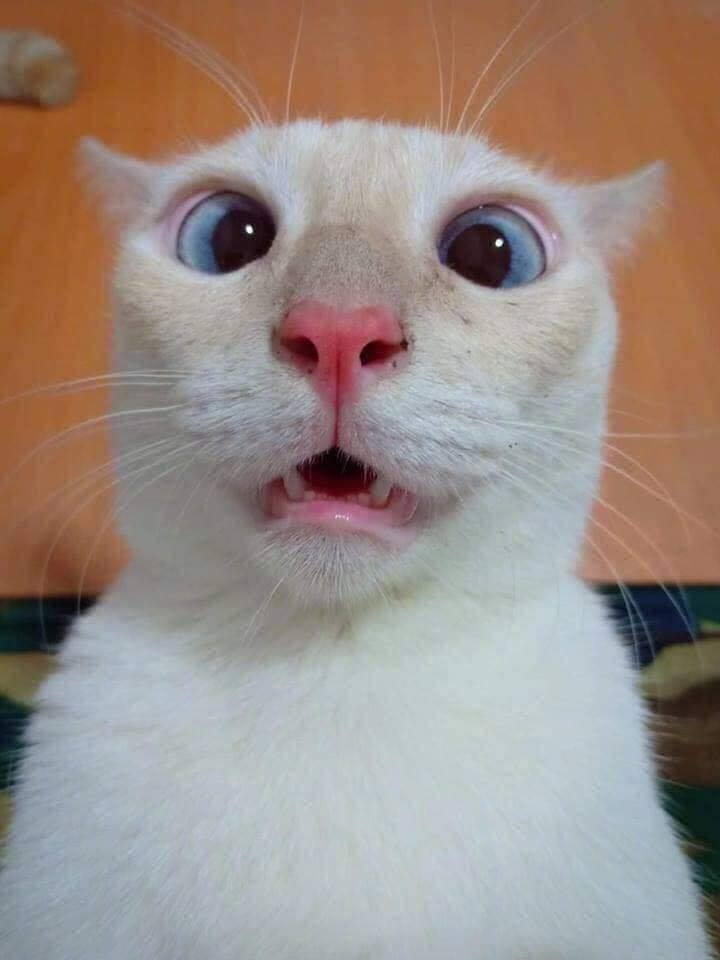
#> input picture Example/cat.jpg, 720 x 960 px
$ python example_visuallycompare.py
#> lines starting #> are read from the running program, lines starting #| are printed output that depends on the picture
### Example/visually_compare_all_tuning_cases_imageprocess.py


def show_images_labels(item_images,labels='image',points2ploton1=[], points2ploton2=[],subplot=[],numer=False): #(TODO)
    import matplotlib.pyplot as plt
    if numer==True:
        if isinstance(labels,list):
            labels=['%02i:) '%(num+1) + labels[num] for num in range(len(item_images))]
        else:
            labels = ['%02i) ' % (num + 1) + labels for num in range(len(item_images))]
    if type(labels)!=type([1,2]): #if is list
        labels=['%s#%02i'%(labels,i) for i in range(len(item_images))]
    nvals=len(item_images)
    if subplot!=[]:
        subploty,subplotx= tuple(subplot)
    else:
        subploty = np.floor(np.sqrt(nvals / ((1+5**0.5)/2) ))
        subplotx = np.ceil(nvals / subploty)
    iterr=0
    plt.figure()
    for it in item_images:
        iterr+=1
        plt.subplot(subploty,subplotx,iterr)
        plt.imshow(it)
        plt.gca().set_xlabel(labels[iterr-1])

        if len(points2ploton1)!=0:
            l1=plt.plot(points2ploton1[iterr-1][:,1],points2ploton1[iterr-1][:,0],'ro', linewidth=0.125, markersize=0.125)
            #plt.setp(l1,linewidth=2)
        if len(points2ploton2)!=0:
            l2=plt.plot(points2ploton2[iterr-1][:,1],points2ploton2[iterr-1][:,0],'bo', linewidth=0.125, markersize=0.125)
    plt.show()

def comparetunes(img, transformers, inputs=[[]], tunes=[], start=[1], stop=[10], step=0, count=5, scale=1, shift=0, label=':',subplot=[]):
    ## transformer= lambda inp,tune: sk.filters.gaussian(inp, sigma=tune, mode='reflect')
    import numpy as np
    import skimage as sk
    import scipy.ndimage as ndi
    from image_preprocessing_tools_segmentation import createSobelKernel
    enum = -1
    if len(img)==0:
        print('')#return
    if transformers is None:
        print('')#return
    if len(tunes)==0:
        if not isinstance(start,list):
            if step!=0:
                tunes=np.arange(start,stop+0.5,step)
            elif count!=0:
                tunes=np.arange(start,stop+(stop-start)/(-1+count),(stop-start)/(-1+count))
            else:
                print('22')#return
        else:
            if (step!=[]) and (step!=0):
                tunes=[np.arange(star,sto+0.5,ste) for star,sto,ste in zip(start,stop,step)]
            elif count!=[]:
                tunes=[np.arange(star,sto+(sto-star)/(-1+coun),(sto-star)/(-1+coun)) for star,sto,coun in zip(start,stop,count)]
            else:
                print('23')#return
    else:
        if not isinstance(tunes[0], list):
            if not isinstance(scale,list):
                tunes=tunes*scale+shift
            else:
                tunes=np.asarray([tunes*scal+shif for scal,shif in zip(scale,shift)])
    tunefunind = []
    tuneinpind = []
    if not isinstance(tunes,list):
        tunes=[tunes]  # np.asarray([tunes.tolist()])
    # check if there is more than one transformers
    if isinstance(transformers,list):
        # generate transformer using only func names and their needed inputs
        if len(tunes)==1:
            if len(transformers)>1:
                tunes=np.asarray(tunes*len(transformers))
        if len(inputs)==0:
            print('')#return
        cur, funct=[lambda imgg,tunes: imgg], []
        parameterstate=-1
        isthereanytune=False
        part1in, part2in=[], []
        for numer,(func,inpt) in enumerate(zip(transformers,inputs)):
            for enum,each in enumerate(inpt):
                if each is 'tune':
                    tunefunind.append(numer) ### THIS IS FOR LATER
                    tuneinpind.append(enum) ### THIS IS FOR LATER
                    break
                enum=-1
            if enum!=-1:
                isthereanytune=True
                if enum==0:
                    part1in.append([])
                else:
                    part1in.append(inpt[:enum-1])
                if enum==len(inpt)-1:
                    part2in.append([])
                else:
                    part2in.append(inpt[enum+1:])
                parameterstate+=1
            else:
                part1in.append(inpt)
                part2in.append([])
            # in exec, phases must be done:
            variables={'transformers':transformers,'part1in':part1in,'part2in':part2in,'tunes':tunes,'cur':cur,'funct':funct}
            exec('funct.append( lambda inp,param: transformers[%i](inp,*part1in[%i],*param,*part2in[%i])  )'%(numer,numer,numer),variables)
            funct=variables['funct']
            if isthereanytune:
                variables = {'transformers': transformers, 'part1in': part1in, 'part2in': part2in, 'tunes': tunes,'cur': cur, 'funct': funct}
                exec('cur.append( lambda imgg,tunes: funct[%i](cur[%i](imgg,tunes),[tunes[%i]] )   )' % (numer,numer,parameterstate), variables)
                cur = variables['cur']
                isthereanytune=False
            else:
                variables = {'transformers': transformers, 'part1in': part1in, 'part2in': part2in, 'tunes': tunes,'cur': cur, 'funct': funct}
                exec('cur.append( lambda imgg,tunes: funct[%i](cur[%i](imgg,tunes),[] )  )' % (numer,numer), variables)
                cur = variables['cur']
        # then use cur as transformer:
        transformer = lambda imgg, tunes: cur[len(cur) - 3](imgg, tunes)
    else:
        transformer=transformers
        tunefunind = [0]
        tuneinpind = [0]
    # generate set of tuningparameters using mesh function:
    numparams=len(tunefunind)
    perparamtunecount=[len(tun) for tun in tunes]
    def base(x,n): # n is vec of tunes_length of each param
        u=[]
        current=x
        for i in range(len(n)):
            m=np.prod(n[i+1:])
            u.append(current//m)
            current = current % m
        return u
    mshfunc= lambda b: np.asarray([base(x,b) for x in range(np.prod(b))]).astype(np.int32).tolist()
    tunes_indices=mshfunc(perparamtunecount)
    # process of generating images of each tune case:
    imgs=[]
    if isinstance(transformers,list):
        funind2funnameMap=[transformers[ii].__name__ for ii in tunefunind]
    else:
        funind2funnameMap=[transformers.__name__]
    labels=[]

    for tune in tunes_indices:
        tunevaluesthiscase= [tunes[whichtuneindex][ind] for whichtuneindex,ind in enumerate(tune) ]
        try:
            imgtmp=transformer(img, tunevaluesthiscase)
        except:
            imgtmp=[]
        imgs.append(imgtmp)
        # generating labels:
        labels.append(' | '.join([funind2funnameMap[numerr]+label+str(ind) for numerr,ind in enumerate(tunevaluesthiscase)]))
    # process of showing images
    show_images_labels(imgs, labels=labels,subplot=subplot)

### Example/example_visuallycompare.py
from visually_compare_all_tuning_cases_imageprocess import comparetunes

#### Load predefinitions and image
import skimage as sk
import skimage.color as clr
import numpy as np
from matplotlib import pyplot
from skimage.morphology import erosion, dilation, opening, closing
from skimage.morphology import disk
import scipy
import scipy.ndimage as ndi
from matplotlib.pyplot import imshow
from matplotlib.pyplot import subplot

arrr = sk.io.imread('cat.jpg')
#> arrr is the input picture: shape (960, 720, 3); mean R, G, B 156, 140.9, 133.3

img=sk.color.rgb2gray(arrr)
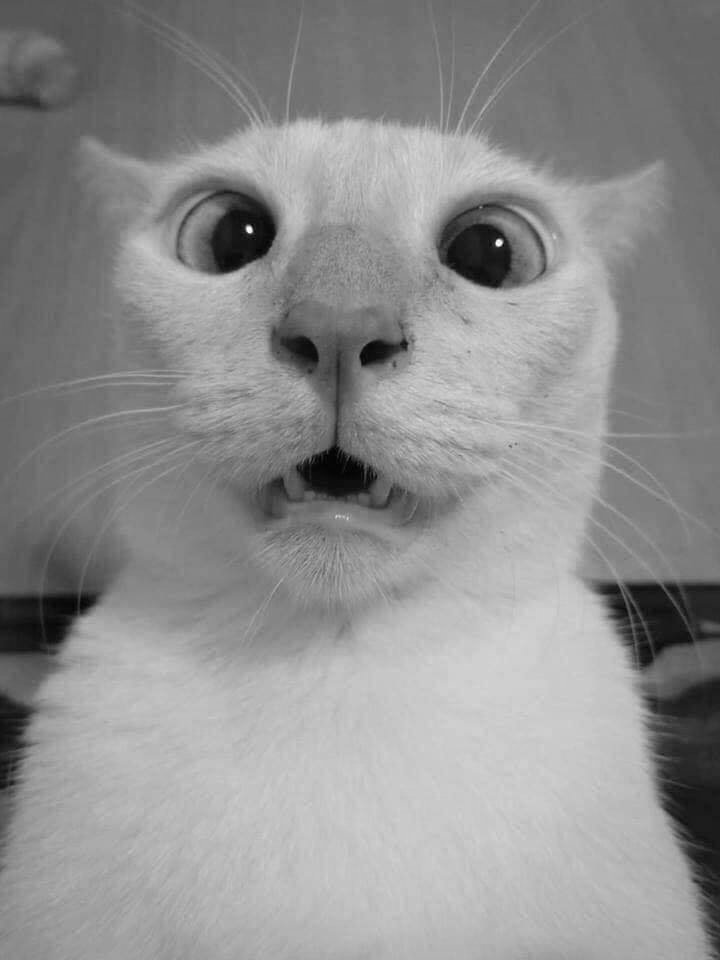
#> img: shape (960, 720) float64; min 0.00667, max 0.999, mean 0.563

function1_in_pipeline=  sk.filters.gaussian # note: 1st input is always image, from 2nd input to end, one must be assigned as 'tune' input.
#function2_in_pipeline= lambda inn,x:opening(inn,disk(x))# lambda x,y:np.hypot( ndi.convolve(x,createSobelKernel(1)[0]),ndi.convolve(x,createSobelKernel(1)[1])) # note: 1st input is always image, from 2nd input to end, one must be assigned as 'tune' input.

Input_Image_to_tune= img
pipeline= [function1_in_pipeline]#, function2_in_pipeline]
inputs_to_eachfunc_assign_inputs2gettuned =[['tune'],['tune'] ] # each function may only have one tuning variable or zero, assigned by mentioning 'tune'. Other values are only assigned as its initial value.
each_tuning_param_values=[[8,9,10,12,20,30,35,40,50,70,75,80,90,100]]#, [3,4,5,6,7,8,9]] # [8,10,12,20,30,35,40] for gaussian filter tuning , and [1,2,3,4] for sobel function.

comparetunes(Input_Image_to_tune, pipeline, inputs_to_eachfunc_assign_inputs2gettuned, each_tuning_param_values)
#> the loop in comparetunes, `for tune in tunes_indices:` made 14 passes
#> pass 2, in comparetunes, `imgtmp=transformer(img, tunevaluesthiscase)`:
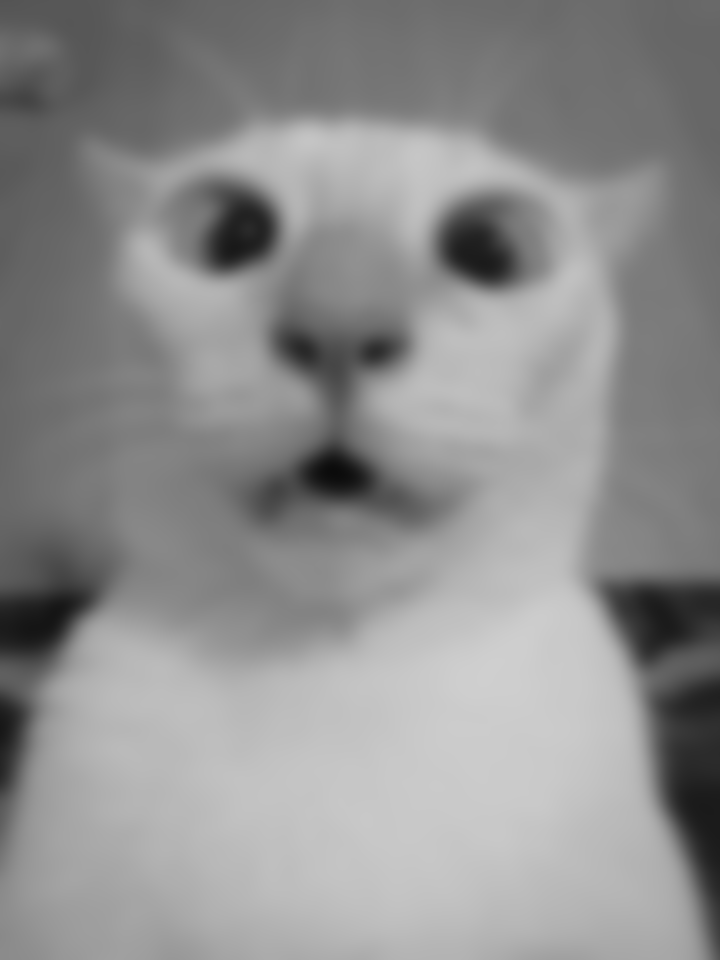
#> imgtmp: shape (960, 720) float64; min 0.0453, max 0.813, mean 0.563
#> after the loop in comparetunes, `for tune in tunes_indices:`: imgs = 14 items; labels = ['gaussian:8', 'gaussian:9', 'gaussian:10', 'gaussian:12', 'gaussian:20', 'gaussian:30', 'gaussian:35', 'gaussian:40', 'gaussian:50', 'gaussian:70', 'gaussian:75', 'gaussian:80', 'gaussian:90', 'gaussian:100']
#> in show_images_labels, `nvals=len(item_images)`: nvals = 14
#> (the run stopped early here; a loop or call above may not have finished)
